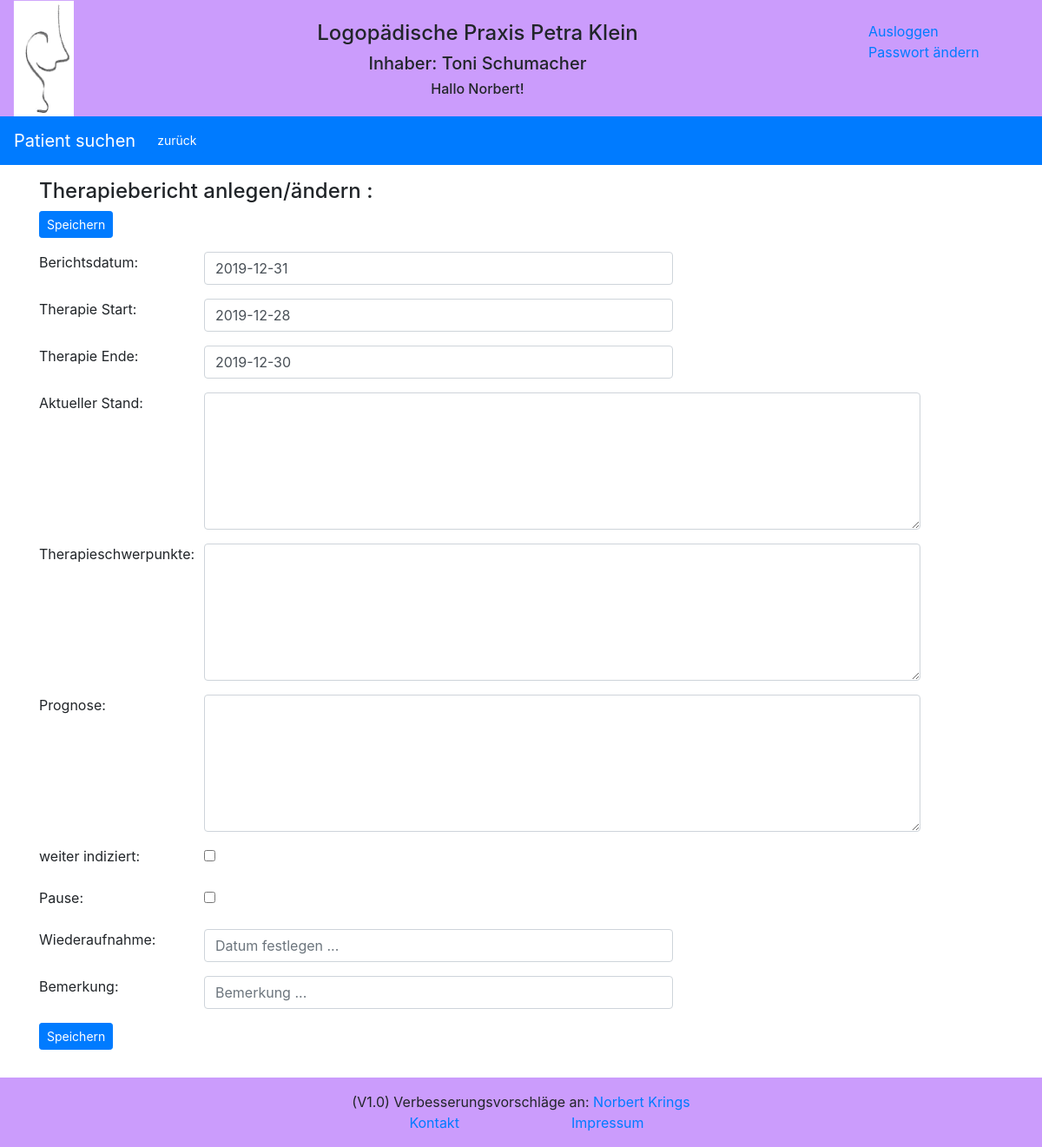
/reports/edit/therapy_report/1/ (signed in), run on an earlier commit of the app's database.
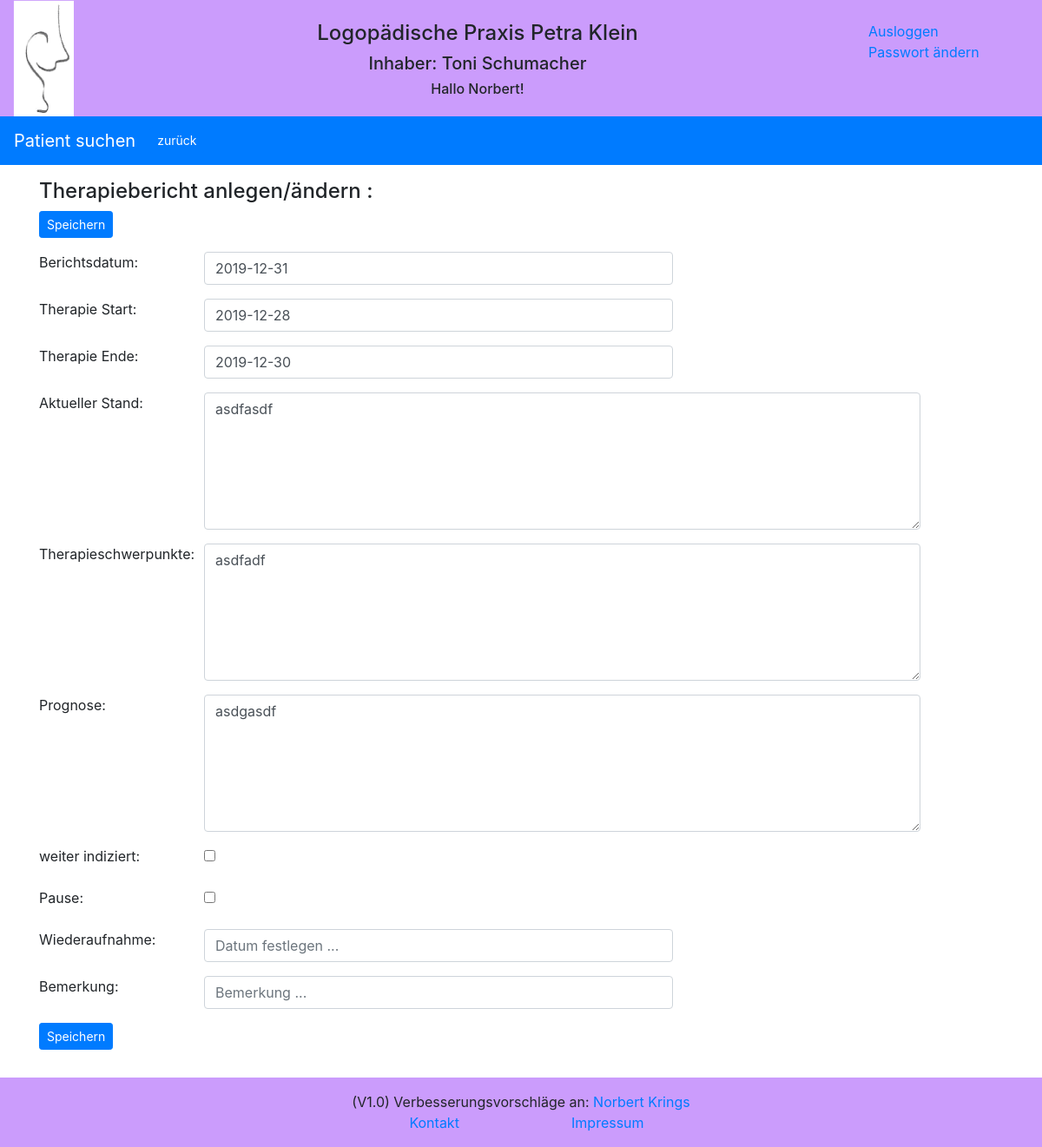
And on a later commit of the database.
### reports/models.py (models this page shows, shortened)
class Therapy_report(models.Model):
    report_date = models.DateField(blank=True, default='', null=True, auto_now=False, auto_now_add=False)
    therapy_start = models.DateField(blank=True, default=None, null=True, auto_now=False, auto_now_add=False)
    therapy_end = models.DateField(blank=True, default=None, null=True, auto_now=False, auto_now_add=False)
    therapy_current_result = models.TextField(default='')
    therapy_emphases = models.TextField(default='')
    therapy_forecast = models.TextField(default='')
    therapy_indicated = models.BooleanField(default=False)
    therapy_break = models.BooleanField(default=False)
    therapy_break_date = models.DateField(blank=True, default='', null=True, auto_now=False, auto_now_add=False)
    therapy_comment = models.CharField(max_length=50, default='')
    therapy = models.ForeignKey(Therapy, on_delete=models.CASCADE)

### reports/views.py (the view)
# urls.py: path('edit/therapy_report/<id>/', views.edit_therapy_report, name='edit_therapy_report'),
def edit_therapy_report(request, id=None):
    item = get_object_or_404(Therapy_report, id=id)
    form = TherapyReportForm(request.POST or None, instance=item)
    if form.is_valid():
        form.save()
        logger.info('edit_therapy_report: Therapiebericht ändern mit ID: ' + str(id))
        return redirect('/reports/therapy/' + str(item.therapy_id) + '/?window=4')
    logger.info('edit_therapy_report: Therapybericht anlegen mit ID: ' + id)
    return render(request, 'reports/therapy_report_form.html', {'form': form})

### reports/templates/reports/therapy_report_form.html (shortened to what the changed rows need)
{% extends "base.html" %}
{% block extrahead %}
    {% load static %}
    <link rel="stylesheet" href="{% static 'reports/style_e2.css' %}">
{% endblock %}
{% block content %}
<content>
    <form method="POST" enctype="multipart/form-data" action="">
    <div class="container">
        {% if request.user.groups.all.0.name == 'Leitung' %}
        <div class="form-group row">
            <label for="{{ form.report_date.id_for_label }}" class="col-sm-2 control-label">Berichtsdatum: </label>
            <div class="col-sm-6">
                {{ form.report_date }}
            </div>
        </div>
        {% else %}
            {% if form.report_date %}
                     <input type="hidden" id="id_report_date" name="report_date" value="{{ form.report_date.value|date:'d.m.Y' }}">
            {% else %}
                     <input type="hidden" id="id_report_date" name="report_date">
             {% endif %}
        {% endif %}
        <div class="form-group row">
            <div class="col-sm-6">
                {{ form.therapy_start }}
            </div>
        </div>
        <div class="form-group row">
            <div class="col-sm-6">
                {{ form.therapy_end }}
            </div>
        </div>
        <div class="form-group row">
            <div class="col-sm-9">
                {{ form.therapy_current_result }}
            </div>
        </div>
        <div class="form-group row">
            <div class="col-sm-9">
                {{ form.therapy_emphases }}
            </div>
        </div>
        <div class="form-group row">
            <div class="col-sm-9">
                {{ form.therapy_forecast }}
            </div>
        </div>
        <div class="form-group row">
            <div class="col-sm-6">
                {{ form.therapy_indicated }}
            </div>
        </div>
        <div class="form-group row">
            <div class="col-sm-6">
                {{ form.therapy_break }}
            </div>
        </div>
        <div class="form-group row">
            <div class="col-sm-6">
                {{ form.therapy_break_date }}
            </div>
        </div>
        <div class="form-group row">
            <div class="col-sm-6">
                {{ form.therapy_comment }}
            </div>
        </div>
    </div>
</form>
</content>
{% endblock %}

What changed in the data, as far as the page shows it:
changed Therapy_report: therapy_current_result (not shown) → "asdfasdf"; therapy_emphases (not shown) → "asdfadf"; therapy_forecast (not shown) → "asdgasdf"
